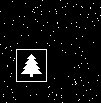

Write Python code to recreate this figure.
"""
Advent of Code 2024
--- Day 14: Restroom Redoubt ---
https://adventofcode.com/2024/day/14

p=0,4 v=3,-3
p=6,3 v=-1,-3
p=10,3 v=-1,2
p=2,0 v=2,-1
p=0,0 v=1,3
p=3,0 v=-2,-2
p=7,6 v=-1,-3
p=3,0 v=-1,-2
p=9,3 v=2,3
p=7,3 v=-1,2
p=2,4 v=2,-3
p=9,5 v=-3,-3

Each robot's position is given as p=x,y where x represents the number of tiles the robot is from the left wall and y represents the number of tiles from the top wall (when viewed from above). So, a position of p=0,0 means the robot is all the way in the top-left corner.
"""

import re
from collections import Counter, defaultdict
from math import prod
from typing import Set, Tuple

from aoc_performance import aoc_perf
from aoc_utils import download_input

DAY = "14"
Position = Tuple[int, int]
Robot = Tuple[Position, Position]


def read_input(input_filename: str) -> Set[Robot]:
    robots: Set[Robot] = set()
    with open(input_filename, "r") as file:
        for line in file:
            pos_x, pos_y, vel_x, vel_y = re.findall(r"(-?\d+)", line)
            robots.add(((int(pos_x), int(pos_y)), (int(vel_x), int(vel_y))))
    return robots


def get_positions_after(robots: Set[Robot], width: int, height: int, seconds: int) -> Set[Robot]:
    new_robots = set()
    for robot in robots:
        pos, vel = robot
        new_pos = ((pos[0] + vel[0] * seconds) % width, (pos[1] + vel[1] * seconds) % height)
        new_robots.add((new_pos, vel))
    return new_robots


def count_robots_per_quadrant(robots: Set[Robot], width: int, height: int) -> int:
    quadrants_bounds = {
        1: (0, width // 2 - 1, 0, height // 2 - 1),
        2: (width // 2 + 1, width - 1, 0, height // 2 - 1),
        3: (0, width // 2 - 1, height // 2 + 1, height - 1),
        4: (width // 2 + 1, width - 1, height // 2 + 1, height - 1),
    }
    quadrant_counts = defaultdict(int)
    for robot in robots:
        pos, _ = robot
        for quadrant, bounds in quadrants_bounds.items():
            if bounds[0] <= pos[0] <= bounds[1] and bounds[2] <= pos[1] <= bounds[3]:
                quadrant_counts[quadrant] += 1
                break
    return prod(quadrant_counts.values())


def print_map(robots: Set[Robot], width: int, height: int) -> None:
    current_map = Counter(pos for pos, _ in robots)
    for y in range(height):
        row = "".join(str(current_map.get((x, y), ".")).replace("0", ".") for x in range(width))
        print(row)


def part_A(input_filename: str, width: int, height: int) -> int:
    robots = read_input(input_filename)
    robots_after = get_positions_after(robots, width, height, 100)
    # print_map(robots_after, width, height)
    return count_robots_per_quadrant(robots_after, width, height)


def is_all_different(robots: Set[Robot]) -> bool:
    return len({pos for pos, _ in robots}) == len(robots)


def save_robots_as_png(robots: Set[Robot], width: int, height: int, filename: str) -> None:
    from PIL import Image

    # Create a new black image
    img = Image.new("RGB", (width, height), color="black")
    pixels = img.load()
    if pixels is None:
        raise RuntimeError("Failed to load image pixels")

    # Set white pixels where robots are
    for pos, _ in robots:
        x, y = pos
        if 0 <= x < width and 0 <= y < height:
            pixels[x, y] = (255, 255, 255)  # White

    # Save the image
    img.save(filename)


def part_B(input_filename: str, width: int, height: int) -> int:
    robots = read_input(input_filename)
    # I know that at 1169 seconds the robots are in distinct positions, but without displaying a tree.
    seconds = 1170
    robots = get_positions_after(robots, width, height, seconds)
    while not is_all_different(robots):
        seconds += 1
        robots = get_positions_after(robots, width, height, 1)
    # print_map(robots, width, height)
    # save_robots_as_png(robots, width, height, "day_14.png")
    return seconds


def main() -> None:
    download_input(DAY, 2024)
    # input_filename = f"day_{DAY}_input_sample.txt"
    # width, height = 11, 7
    input_filename = f"day_{DAY}_input.txt"
    width, height = 101, 103

    with aoc_perf(memory=False):
        print(f"Day {DAY} Part A")
        answer = part_A(input_filename, width, height)
        print(f"Answer: {answer}")

    with aoc_perf(memory=False):
        print(f"Day {DAY} Part B")
        answer = part_B(input_filename, width=width, height=height)
        print(f"Answer: {answer}")


if __name__ == "__main__":
    main()
